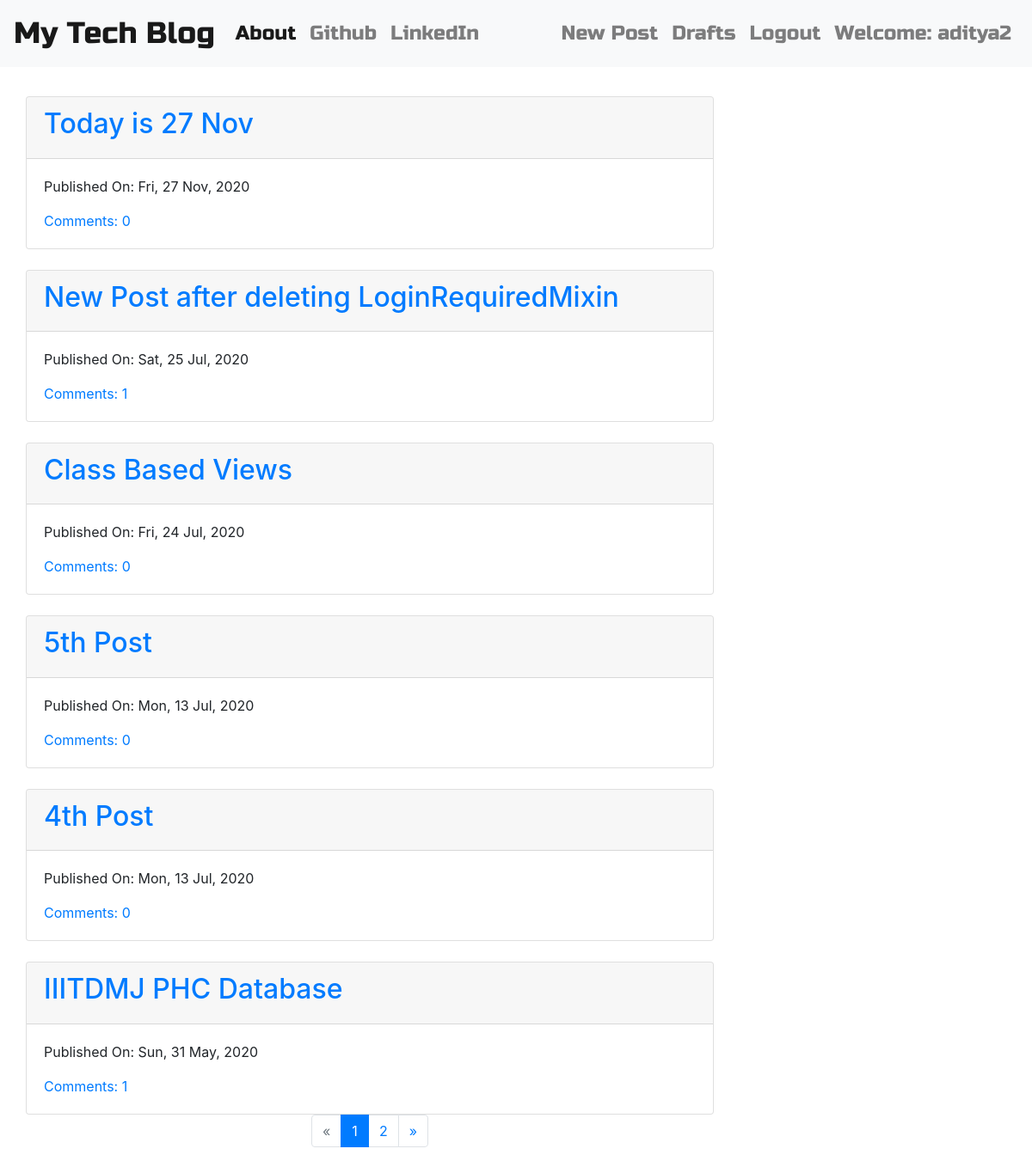
Screenshot of / (signed in) with the database file from the repository.
### blog/models.py (models this page shows, shortened)
class Post(models.Model):
    author = models.ForeignKey('auth.User', on_delete=models.CASCADE)
    title = models.CharField(max_length=200)
    text = models.TextField()
    created_date = models.DateTimeField(default=timezone.now)
    published_date = models.DateTimeField(blank=True, null=True)
    def approve_comments(self):
        return self.comments.filter(approved_comment=True)

### blog/views.py (the view)
# urls.py: path('', views.PostListView.as_view(), name='post_list'),
class PostListView(ListView):
    paginate_by = 6
    model = Post
    def get_queryset(self):
        return Post.objects.filter(published_date__lte=timezone.now()).order_by('-published_date')

### blog/templates/blog/post_list.html
{% extends 'blog/base.html' %}}
{% block content %}
    {% for post in post_list %}
        <div class="card mt-4" style="width: 50rem;">
        	<div class="card-header"><h2><a href="{% url 'post_detail' pk=post.pk %}">{{ post.title }}</a></h2></div>
        	<div class="card-body">
	            <div class="date">
	                <p>Published On: {{ post.published_date|date:"D, d M, Y" }}</p>
	            </div>
	            <a href="{% url 'post_detail' pk=post.pk %}" class="comment">Comments: {{post.approve_comments.count}}</a>
        	</div>
        </div>
	{% endfor %}
<nav aria-label="Page navigation example">
    {% if is_paginated %}
      <ul class="pagination justify-content-center">
        {% if page_obj.has_previous %}
          <li class="page-item"><a class="page-link" href="?page={{ page_obj.previous_page_number }}">&laquo;</a></li>
        {% else %}
          <li class="page-item disabled"><a class="page-link">&laquo;</a></li>
        {% endif %}
        {% for i in paginator.page_range %}
          {% if page_obj.number == i %}
            <li class="page-item active"><a class="page-link">{{ i }} <span class="sr-only">(current)</span></a></li>
          {% else %}
            <li class="page-item"><a class="page-link" href="?page={{ i }}">{{ i }}</a></li>
          {% endif %}
        {% endfor %}
        {% if page_obj.has_next %}
          <li class="page-item"><a class="page-link" href="?page={{ page_obj.next_page_number }}">&raquo;</a></li>
        {% else %}
          <li class="page-item disabled"><a class="page-link">&raquo;</a></li>
        {% endif %}
      </ul>
    {% endif %}
</nav>
{% endblock %}

### blog/templates/blog/base.html (shortened to what this page needs)
<!DOCTYPE html>
{% load staticfiles %}
<html lang="en">
<head>
<link rel="stylesheet" href="https://stackpath.bootstrapcdn.com/bootstrap/4.5.0/css/bootstrap.min.css">
    <link rel="stylesheet" href="//cdn.jsdelivr.net/npm/medium-editor@latest/dist/css/medium-editor.min.css" type="text/css" media="screen" charset="utf-8">
    <link rel="stylesheet" href="{% static 'css/blog.css' %}">
</head>
<body class="loader">
<nav class="navbar navbar-expand-lg navbar-light bg-light techfont">
  <a class="navbar-brand" href="{% url 'post_list' %}">My Tech Blog</a>
  <div class="collapse navbar-collapse" id="navbarNav">
    <ul class="navbar-nav">
      <li class="nav-item active">
        <a class="nav-link" href="{% url 'about'%}">About <span class="sr-only">(current)</span></a>
      </li>
      <li class="nav-item">
        <a class="nav-link" href="https://www.github.com">Github</a>
      </li>
      <li class="nav-item">
        <a class="nav-link" href="https://www.linkedin.com">LinkedIn</a>
      </li>
    </ul>
      <ul class="navbar-nav ml-auto">
          {% if user.is_authenticated %}
        <li class="nav-item">
          <a class="nav-link" href="{% url 'post_new' %}" >New Post</a>
        </li>
        <li class="nav-item">
          <a class="nav-link" href="{% url 'post_draft_list' %}">Drafts</a>
        </li>
        <li class="nav-item">
          <a class="nav-link" href="{% url 'logout' %}" >Logout</a>
        </li>
        <li class="nav-item">
          <a class="nav-link">Welcome: {{ user.username }}</a>
        </li>
        {% endif %}
      </ul>
  </div>
</nav>
<div class="content container">
    <div class="row">
            <div class="blog_posts">
                {% block content %}
                    {% endblock %}
            </div>
    </div>
</div>
</body>
</html>

### blog/static/css/blog.css (style rules this page uses)
.techfont { font-family: 'Russo One', sans-serif; font-size: 1.45em; margin-bottom: 10px; }
.navbar-brand { font-size: 1.5em; }
.loader { filter:hue-rotate(0deg); color: linear-gradient(45deg,#0f8,#08f); animation:hue 5000ms infinite linear; }

### rows the page displays
Post: title "Today is 27 Nov", published_date "Fri, 27 Nov, 2020", approve_comments.count "0"
Post: title "New Post after deleting LoginRequiredMixin", published_date "Sat, 25 Jul, 2020", approve_comments.count "1"
Post: title "Class Based Views", published_date "Fri, 24 Jul, 2020", approve_comments.count "0"
Post: title "5th Post", published_date "Mon, 13 Jul, 2020", approve_comments.count "0"
Post: title "4th Post", published_date "Mon, 13 Jul, 2020", approve_comments.count "0"
Post: title "IIITDMJ PHC Database", published_date "Sun, 31 May, 2020", approve_comments.count "1"

### other values shown
{{ user.username }} "aditya2"
{{ i }} "1"
{{ i }} "2"
